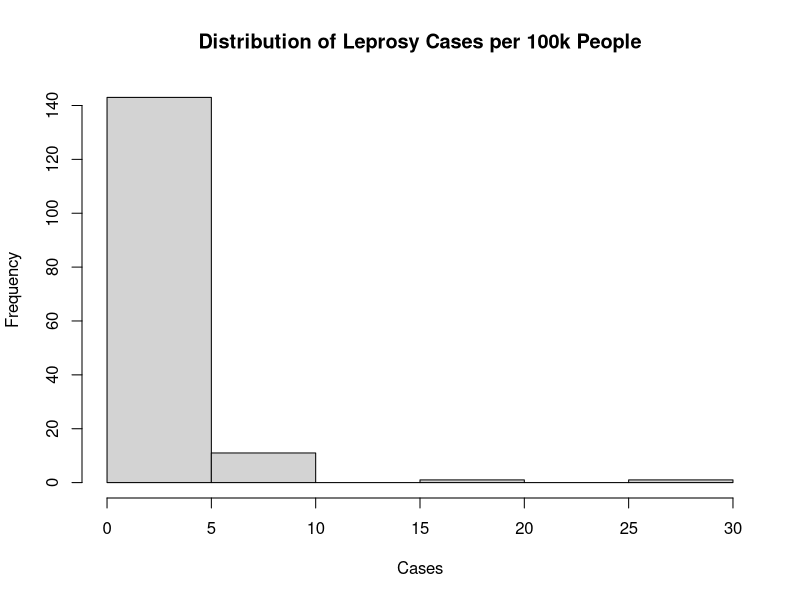
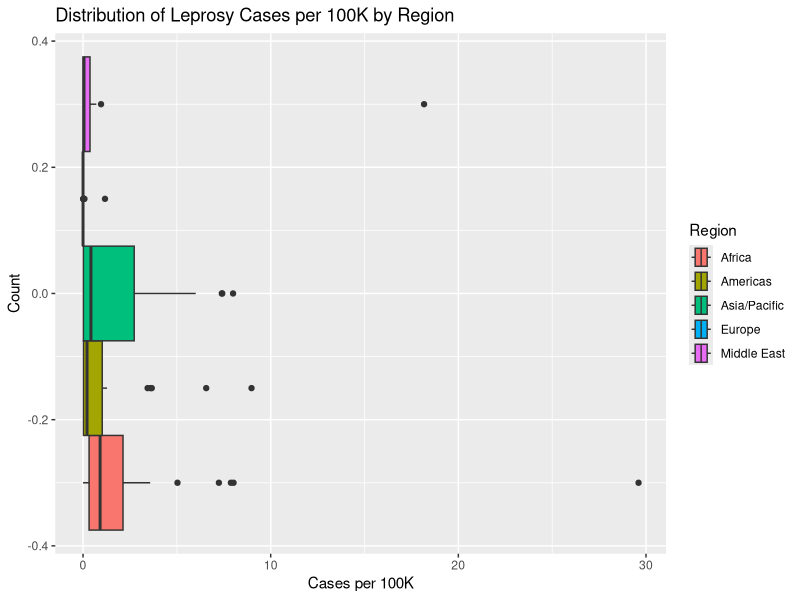
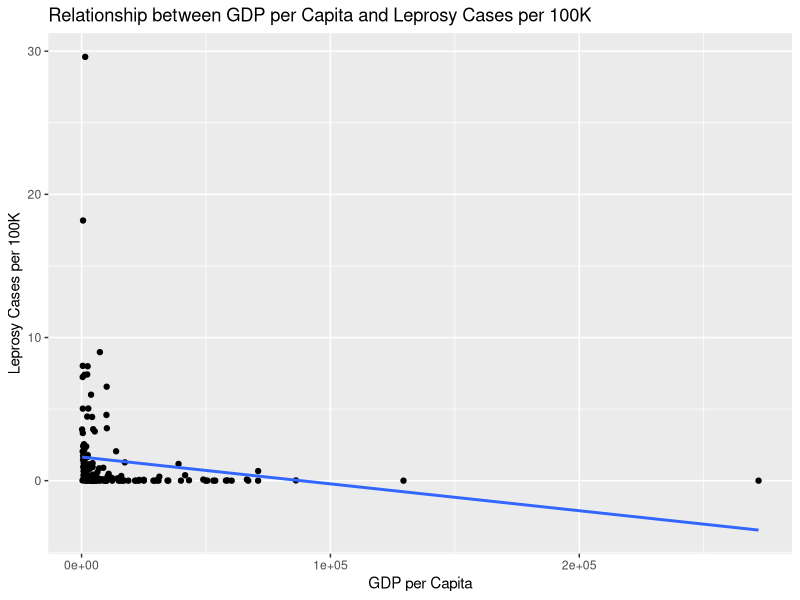

Write R code to recreate these figures, in order.
## ---- chunk 1
knitr::opts_chunk$set(echo = TRUE)
## ---- chunk 2
# setting up working enviornment 
setwd("~/Documents/UT/SDS 313/7 Homework 2")
data <- read.csv("Homework2_leprosy.csv")
library(ggplot2)
## ---- chunk 3
maxCases <- data[which.max(data$New_Cases),]
## ---- chunk 4
data$prevalence <- data$New_Cases / data$Population * 100
print(data[which.max(data$prevalence),])
print(data[data$Country == "India",])
## ---- chunk 5
data$casesPer100 <- data$prevalence*1000
hist(data$casesPer100,main='Distribution of Leprosy Cases per 100k People',xlab='Cases', pch=20)

fivenum(data$casesPer100) # (min, Q1, median, Q3, max)
## ---- chunk 6
regions_summary <- aggregate(casesPer100 ~ Region, data=data, FUN=function(x) c(median=median(x), count=length(x)))
regions_summary <- do.call(data.frame, regions_summary)

library(knitr)
library(kableExtra)

#
colnames(regions_summary) <- c("Region", "Median Cases per 100K", "Number of Countries")

formatted_table <- kable(regions_summary, "html", 
                          caption = "Leprosy Cases per 100K by Region Summary") %>%
  kable_styling(full_width = F, position = "left") %>%
  column_spec(1, bold = TRUE) %>%
  column_spec(2, color = "blue") %>%
  column_spec(3, color = "darkgreen")

formatted_table
#

ggplot(data, aes(x = casesPer100, fill = Region)) + 
  geom_boxplot(position = "dodge") +
  labs(title = "Distribution of Leprosy Cases per 100K by Region", x = "Cases per 100K", y = "Count") 
## ---- chunk 7

data$GDP_per_capita <- data$GDP_billions * 1e9 / data$Population

## ---- chunk 8
ggplot(data, aes(x = GDP_per_capita, y = New_Cases / Population * 100000)) +
  geom_point() +
  geom_smooth(method = "lm", se = FALSE) +
  labs(title = "Relationship between GDP per Capita and Leprosy Cases per 100K",
       x = "GDP per Capita", y = "Leprosy Cases per 100K")
